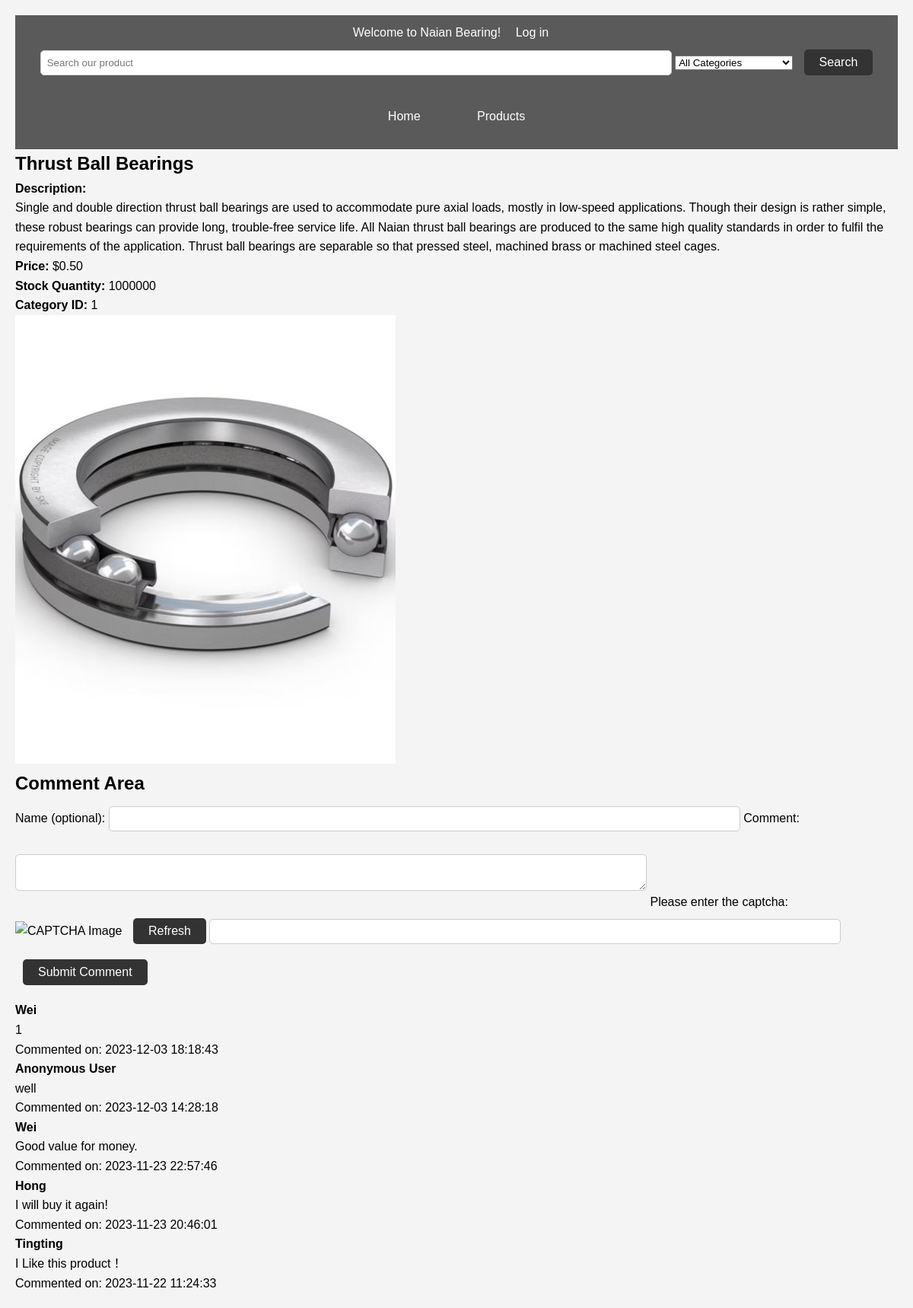
Screenshot of /detail.php?id=71 with the database file from the repository.
### tables this page shows
CREATE TABLE `Images` (
  `id` int(11) NOT NULL,
  `product_id` int(11) NOT NULL,
  `filename` varchar(255) NOT NULL,
  `image` mediumblob DEFAULT NULL,
  `upload_time` datetime NOT NULL DEFAULT current_timestamp()
);

CREATE TABLE `Products` (
  `product_id` int(11) NOT NULL,
  `product_name` varchar(255) NOT NULL,
  `product_description` text DEFAULT NULL,
  `product_price` decimal(10,2) NOT NULL,
  `stock_quantity` int(11) NOT NULL,
  `category_id` int(11) DEFAULT NULL
);

CREATE TABLE `Comments` (
  `comment_id` int(11) NOT NULL,
  `username` varchar(255) DEFAULT NULL,
  `product_id` int(11) DEFAULT NULL,
  `user_id` int(11) DEFAULT NULL,
  `comment_content` text DEFAULT NULL,
  `comment_date` datetime DEFAULT NULL,
  `is_hidden` tinyint(1) NOT NULL DEFAULT 0,
  `is_disemvoweled` tinyint(1) DEFAULT 0,
  `original_comment` text DEFAULT NULL
);

### detail.php (the view, shortened to what this page needs)
<?php
require('header.php');
$product_id = $_GET['id'] ?? null;
$error = isset($_SESSION['error']) ? $_SESSION['error'] : '';
$query = "SELECT Products.*, Images.filename FROM Products LEFT JOIN Images ON Products.product_id = Images.product_id WHERE Products.product_id = :product_id";
$stmt = $db->prepare($query);
$stmt->bindParam(':product_id', $product_id);
$stmt->execute();
$product = $stmt->fetch(PDO::FETCH_ASSOC);
?>
    <?php if ($product): ?>
        <h2><?php echo htmlspecialchars($product['product_name']); ?></h2>
        <p><strong>Description:</strong> <?php echo $product['product_description'] ?? 'No description'; ?>
        <p><strong>Price: </strong>$<?php echo htmlspecialchars($product['product_price']); ?></p>
        <p><strong>Stock Quantity: </strong><?php echo htmlspecialchars($product['stock_quantity']); ?></p>
        <p><strong>Category ID: </strong><?php echo htmlspecialchars($product['category_id']); ?></p>
        <?php if ($product['filename']): ?>
            <img src="upload/<?php echo htmlspecialchars($product['filename']); ?>" alt="Product Image">
        <?php endif; ?>
        <h2>Comment Area</h2>
        <form method="post" action="detail.php?id=<?php echo $product_id; ?>">
            <label for="comment_name">Name (optional):</label>
            <input type="text" id="comment_name" name="comment_name" value="<?php echo !empty($error) && isset($_SESSION['saved_input']['comment_name']) ? htmlspecialchars($_SESSION['saved_input']['comment_name']) : ''; ?>">
            <label for="comment_text">Comment:</label>
            <textarea id="comment_text" name="comment_text" required><?php echo !empty($error) && isset($_SESSION['saved_input']['comment_text']) ? htmlspecialchars($_SESSION['saved_input']['comment_text']) : ''; ?></textarea>
            <label for="captcha">Please enter the captcha:</label>
            <img src="captcha.php" alt="CAPTCHA Image" id="captcha_image">
            <button type="button" id="refresh_captcha">Refresh</button>
            <input type="text" id="captcha" name="captcha" required>
            <input type="submit" name="submit_comment" value="Submit Comment">
        </form>
        <?php
            $commentQuery = "SELECT * FROM Comments WHERE product_id = :product_id AND is_hidden = FALSE ORDER BY comment_date DESC";
            $stmt = $db->prepare($commentQuery);
            $stmt->bindParam(':product_id', $product_id);
            $stmt->execute();
            $comments = $stmt->fetchAll(PDO::FETCH_ASSOC);
            foreach ($comments as $comment) {
                echo "<div class='comment'>";
                if ($comment['user_id'] === null) {
                    echo "<p><strong>" . htmlspecialchars($comment['username']) . " </strong></p>";
                } else {
                    echo "<p><strong>Admin:</strong></p>";
                }
                echo "<p>" . htmlspecialchars($comment['comment_content']) . "</p>";
                echo "<p class='comment-date'>Commented on: " . htmlspecialchars($comment['comment_date']) . "</p>";
                echo "</div>";
            }
        ?>
    <?php else: ?>
        <p>Product not found.</p>
    <?php endif; ?>

### styles.css (style rules this page uses)
body, h1, h2, h3, p, form, input, textarea, button { margin: 0; padding: 0; border: 0; }
body { font-family: 'Arial', sans-serif; line-height: 1.6; color: #000000; padding: 20px; background-color: #f4f4f4; }
input[type=text], input[type=number], input[type=password], textarea { width: 70%; padding: 8px; margin-bottom: 20px; border-radius: 5px; border: 1px solid #ccc; margin-top: 10px; }
input[type=submit], button { background: #333; color: #fff; padding: 8px 20px; border: none; border-radius: 5px; cursor: pointer; margin-bottom: 20px; font-size: medium; margin-left: 10px; }

### rows the page displays
images: product.product_name "Thrust Ball Bearings", product.product_description "Single and double direction thrust ball bearings are used to accommodate pure axial loads, mostly in low-speed applications. Though their design is rather simple, these robust bearings can provide long, trouble-free service life. All Naian thrust ball bearings are produced to the same high quality standards in order to fulfil the requirements of the application. Thrust ball bearings are separable so that pressed steel, machined brass or machined steel cages.", product.product_price "0.50", product.stock_quantity "1000000", product.category_id "1", filename (picture)
comments: username "Wei", comment_content "1", comment_date "2023-12-03 18:18:43"
comments: username "Anonymous User", comment_content "well", comment_date "2023-12-03 14:28:18"
comments: username "Wei", comment_content "Good value for money.", comment_date "2023-11-23 22:57:46"
comments: username "Hong", comment_content "I will buy it again!", comment_date "2023-11-23 20:46:01"
comments: username "Tingting", comment_content "I Like this product！", comment_date "2023-11-22 11:24:33"
